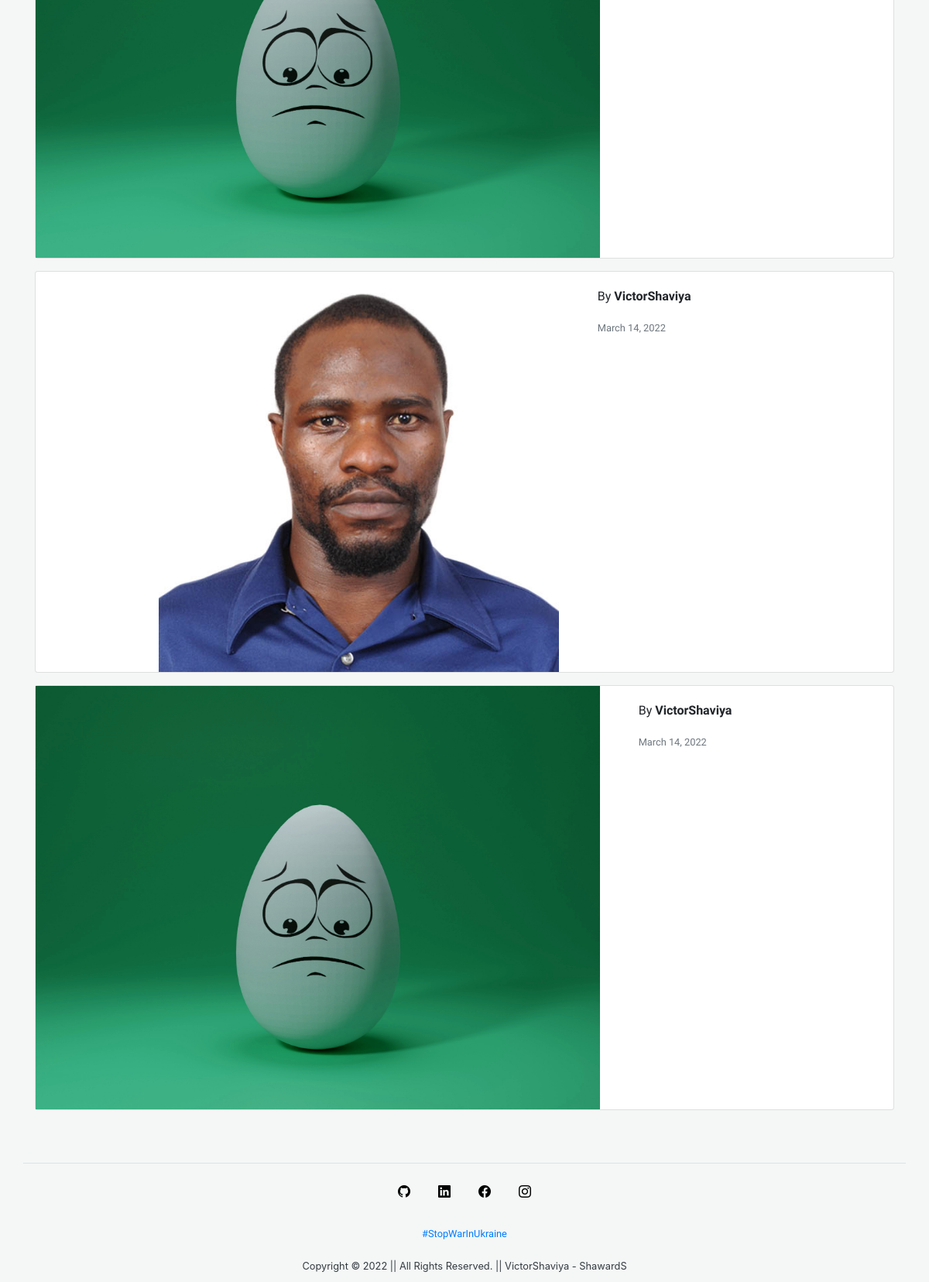
/collection/ (lower part), run on an earlier commit of the app's database.
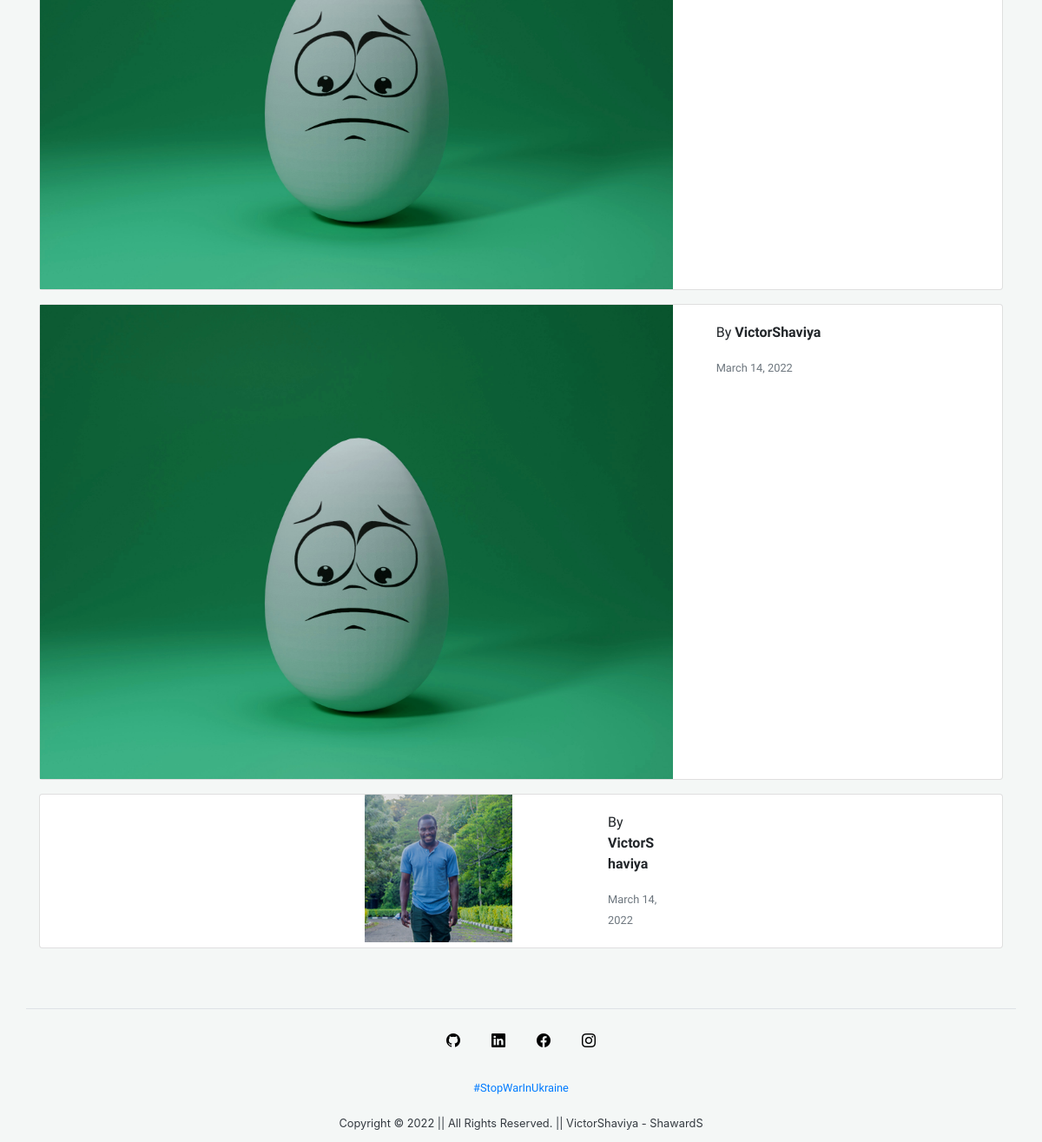
And on a later commit of the database.
### blog/models.py (models this page shows, shortened)
class Post(models.Model) :
  project_name = models.CharField(max_length=50)
  date_posted = models.DateTimeField(default=timezone.now)
  author = models.ForeignKey(User, on_delete=models.CASCADE)
  image = models.ImageField(upload_to='posts/')

### blog/views.py (the view)
# urls.py: path('collection/', views.collection, name='blog-collection'),
def collection(request) :
  context = {
    'posts': Post.objects.all(),
    'title': 'ShawardS~Collection',
  }
  return render(request, 'blog/collection.html', context)

### blog/templates/blog/collection.html (shortened to what this page needs)
{% extends 'blog/base.html' %}
{% block content %}
  {% for post in posts %}
  <div class="container">
    <div class="card mb-3" style="max-width: 100%;">
      <div class="row g-0 align-self-center">
        <div class="col-md-8">
          <img src="{{ post.image.url }}" class="img-fluid rounded-start" alt="{{ post.project_name }}">
        </div>
        <div class="col-md-4">
          <div class="card-body">
            <p class="card-text">
              By <strong>{{ post.author }}</strong>
            </p>
            <p class="card-text"><small class="text-muted">{{ post.date_posted|date:'F d, Y' }}</small></p>
          </div>
        </div>
      </div>
  </div>
  </div>
  {% endfor %}
{% endblock content %}

What changed in the data, as far as the page shows it:
removed Post: image (picture), author "VictorShaviya", date_posted "March 14, 2022"
added Post: image (picture), author "VictorShaviya", date_posted "March 14, 2022"
